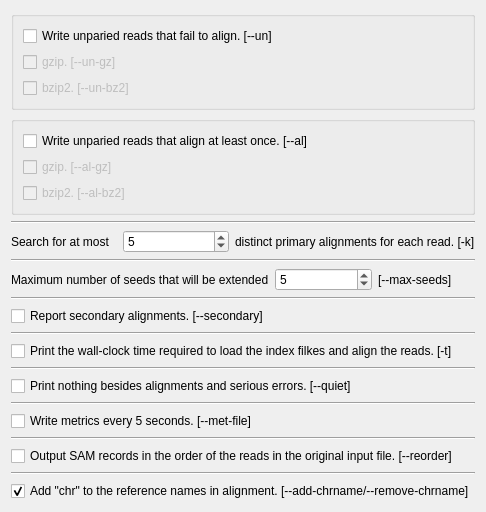
      <widget class="QWidget" name="sixth_tab">
       <property name="enabled">
        <bool>true</bool>
       </property>
       <attribute name="title">
        <string>Output</string>
       </attribute>
       <layout class="QVBoxLayout" name="verticalLayout_11">
        <item>
         <widget class="QGroupBox" name="groupBox_2">
          <property name="maximumSize">
           <size>
            <width>16777215</width>
            <height>100</height>
           </size>
          </property>
          <property name="title">
           <string/>
          </property>
          <layout class="QVBoxLayout" name="verticalLayout_9">
           <item>
            <widget class="QCheckBox" name="un">
             <property name="text">
              <string>Write unparied reads that fail to align. [--un]</string>
             </property>
            </widget>
           </item>
           <item>
            <widget class="QCheckBox" name="ungz">
             <property name="enabled">
              <bool>false</bool>
             </property>
             <property name="text">
              <string>gzip. [--un-gz]</string>
             </property>
            </widget>
           </item>
           <item>
            <widget class="QCheckBox" name="unbz2">
             <property name="enabled">
              <bool>false</bool>
             </property>
             <property name="text">
              <string>bzip2. [--un-bz2]</string>
             </property>
            </widget>
           </item>
          </layout>
         </widget>
        </item>
        <item>
         <widget class="QGroupBox" name="groupBox_3">
          <property name="maximumSize">
           <size>
            <width>16777215</width>
            <height>100</height>
           </size>
          </property>
          <property name="title">
           <string/>
          </property>
          <layout class="QVBoxLayout" name="verticalLayout_10">
           <item>
            <widget class="QCheckBox" name="al">
             <property name="text">
              <string>Write unparied reads that align at least once. [--al]</string>
             </property>
            </widget>
           </item>
           <item>
            <widget class="QCheckBox" name="algz">
             <property name="enabled">
              <bool>false</bool>
             </property>
             <property name="text">
              <string>gzip. [--al-gz]</string>
             </property>
            </widget>
           </item>
           <item>
            <widget class="QCheckBox" name="albz2">
             <property name="enabled">
              <bool>false</bool>
             </property>
             <property name="text">
              <string>bzip2. [--al-bz2]</string>
             </property>
            </widget>
           </item>
          </layout>
         </widget>
        </item>
        <item>
         <widget class="Line" name="line_12">
          <property name="orientation">
           <enum>Qt::Horizontal</enum>
          </property>
         </widget>
        </item>
        <item>
         <layout class="QHBoxLayout" name="horizontalLayout_13">
          <item>
           <widget class="QLabel" name="label_22">
            <property name="maximumSize">
             <size>
              <width>16777215</width>
              <height>30</height>
             </size>
            </property>
            <property name="text">
             <string>Search for at most </string>
            </property>
           </widget>
          </item>
          <item>
           <widget class="QSpinBox" name="k">
            <property name="maximumSize">
             <size>
              <width>16777215</width>
              <height>30</height>
             </size>
            </property>
            <property name="value">
             <number>5</number>
            </property>
           </widget>
          </item>
          <item>
           <widget class="QLabel" name="label_23">
            <property name="maximumSize">
             <size>
              <width>16777215</width>
              <height>30</height>
             </size>
            </property>
            <property name="text">
             <string>distinct primary alignments for each read. [-k]</string>
            </property>
           </widget>
          </item>
         </layout>
        </item>
        <item>
         <widget class="Line" name="line_11">
          <property name="orientation">
           <enum>Qt::Horizontal</enum>
          </property>
         </widget>
        </item>
        <item>
         <layout class="QHBoxLayout" name="horizontalLayout_12">
          <item>
           <widget class="QLabel" name="label_24">
            <property name="maximumSize">
             <size>
              <width>16777215</width>
              <height>30</height>
             </size>
            </property>
            <property name="text">
             <string>Maximum number of seeds that will be extended</string>
            </property>
           </widget>
          </item>
          <item>
           <widget class="QSpinBox" name="max_seeds">
            <property name="maximumSize">
             <size>
              <width>16777215</width>
              <height>30</height>
             </size>
            </property>
            <property name="value">
             <number>5</number>
            </property>
           </widget>
          </item>
          <item>
           <widget class="QLabel" name="label_25">
            <property name="maximumSize">
             <size>
              <width>16777215</width>
              <height>30</height>
             </size>
            </property>
            <property name="text">
             <string>[--max-seeds]</string>
            </property>
           </widget>
          </item>
         </layout>
        </item>
        <item>
         <widget class="Line" name="line_10">
          <property name="orientation">
           <enum>Qt::Horizontal</enum>
          </property>
         </widget>
        </item>
        <item>
         <widget class="QCheckBox" name="secondary">
          <property name="text">
           <string>Report secondary alignments. [--secondary]</string>
          </property>
         </widget>
        </item>
        <item>
         <widget class="Line" name="line_18">
          <property name="orientation">
           <enum>Qt::Horizontal</enum>
          </property>
         </widget>
        </item>
        <item>
         <widget class="QCheckBox" name="time">
          <property name="text">
           <string>Print the wall-clock time required to load the index filkes and align the reads. [-t]</string>
          </property>
         </widget>
        </item>
        <item>
         <widget class="Line" name="line_16">
          <property name="orientation">
           <enum>Qt::Horizontal</enum>
          </property>
         </widget>
        </item>
        <item>
         <widget class="QCheckBox" name="quiet">
          <property name="text">
           <string>Print nothing besides alignments and serious errors. [--quiet]</string>
          </property>
         </widget>
        </item>
        <item>
         <widget class="Line" name="line_14">
          <property name="orientation">
           <enum>Qt::Horizontal</enum>
          </property>
         </widget>
        </item>
        <item>
         <widget class="QCheckBox" name="metrics">
          <property name="text">
           <string>Write metrics every 5 seconds. [--met-file]</string>
          </property>
         </widget>
        </item>
        <item>
         <widget class="Line" name="line_13">
          <property name="orientation">
           <enum>Qt::Horizontal</enum>
          </property>
         </widget>
        </item>
        <item>
         <widget class="QCheckBox" name="reorder">
          <property name="text">
           <string>Output SAM records in the order of the reads in the original input file. [--reorder]</string>
          </property>
         </widget>
        </item>
        <item>
         <widget class="Line" name="line_17">
          <property name="orientation">
           <enum>Qt::Horizontal</enum>
          </property>
         </widget>
        </item>
        <item>
         <widget class="QCheckBox" name="chr">
          <property name="text">
           <string>Add &quot;chr&quot; to the reference names in alignment. [--add-chrname/--remove-chrname]</string>
          </property>
          <property name="checked">
           <bool>true</bool>
          </property>
         </widget>
        </item>
       </layout>
       <zorder>groupBox_2</zorder>
       <zorder>groupBox_3</zorder>
       <zorder>line_18</zorder>
       <zorder>time</zorder>
       <zorder>line_16</zorder>
       <zorder>quiet</zorder>
       <zorder>line_14</zorder>
       <zorder>metrics</zorder>
       <zorder>line_13</zorder>
       <zorder>reorder</zorder>
       <zorder>line_17</zorder>
       <zorder>chr</zorder>
       <zorder>secondary</zorder>
       <zorder>line_10</zorder>
       <zorder>line_11</zorder>
       <zorder>line_12</zorder>
      </widget>
